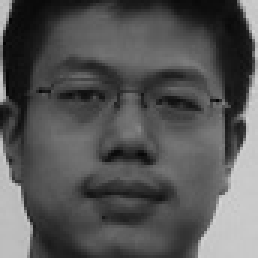
#> input picture My-Codes/face-recognition/Test/Detected/01_1.jpg, 86 x 86 px, found by its file name (shown 3 times larger); its folder holds 4 pictures in this run
$ jupyter execute --allow-errors Face-Recognition.ipynb   (shell and % lines are left out)
#> lines starting #> are read from the running program, lines starting #| are printed output that depends on the picture
[cell 1]
import cv2
import numpy as np
import random
from scipy.linalg import eigh
from scipy.spatial import distance
import os
import pandas as pd
import matplotlib.pyplot as plt
import matplotlib.image as mpimg
from collections import Counter

# FUNCTIONS

[cell 2]
def read_img(path):
    directory = os.path.abspath(path)
    img_names = np.array(os.listdir(directory))
    M = len(img_names)
    X, Y = 100, 100

    images = np.zeros((X*Y,M))

    for i,img in zip(range(M),img_names):
        temp = mpimg.imread(path + img)
        temp = cv2.resize(temp,(X,Y),cv2.INTER_AREA)
        if len(temp.shape) > 2:
            temp = np.dot(temp[...,:3], [0.299, 0.587, 0.144])
        images[:,i] = temp.flatten()

    return images, img_names

def face_rec(images,k):
    N = images.shape[0]
    M = images.shape[1]
    A = np.zeros((N,M))

    mean_face = np.sum(images,axis=1)/M

    for i in range(M):
        A[:,i] = images[:,i] - mean_face

    lam, v = np.linalg.eig(np.cov(train.T))
    idx = np.argsort(lam)
    idx = idx[len(idx) - k:len(idx)]
    v = v[:,idx]

    u = A @ v

    return A, u, mean_face

def weights(A,u):
    if len(A.shape) > 1:
        N = A.shape[0]
        train_len = A.shape[1]
        w, proj = np.zeros((k,train_len)), np.zeros((N,train_len))
        for i in range(train_len):
            w[:,i] = u.T @ A[:,i]
            proj[:,i] = (u @ w[:,i])

        return w, proj

    else:
        w = u.T @ A
        proj = (u @ w)
        return w, proj

## Detection

[cell 3]
path = '/home/karthick/PRML/Face-Detection/wash/Detected/'
directory = os.path.abspath(path)
img_names = np.array(os.listdir(directory))
M = len(img_names)


cascPath = "haarcascade_frontalface_default.xml"
faceCascade = cv2.CascadeClassifier(cascPath)

figure_size = 9

for i,img in zip(range(M),img_names):
    im = mpimg.imread(path + img)
#> im is the input picture: shape (86, 86); min 3, max 213, mean 85.4

    faces = faceCascade.detectMultiScale(im, scaleFactor=1.2, minNeighbors=5)
#> faces = [[7, 5, 71, 71]]

    for (x, y, w, h) in faces:
        roi_color = im[y:y + h, x:x + w]
        cv2.imwrite('/home/karthick/PRML/Face-Detection/wash/test/' + img, roi_color)
#> this loop made 1 pass
#> pass 1, `roi_color = im[y:y + h, x:x + w]`:
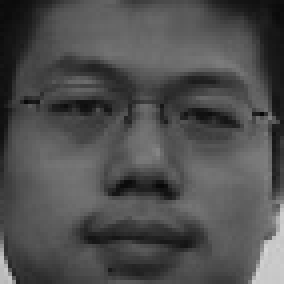
#> roi_color: shape (71, 71) (shown 4 times larger); min 7, max 213, mean 78.6
#> pass 2 of the loop `for i,img in zip(range(M),img_names):`:
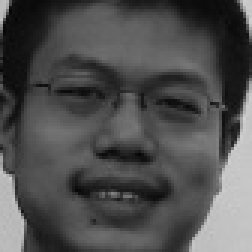
#> input picture My-Codes/face-recognition/Test/Detected/01_2.jpg, 84 x 84 px, found by its file name (shown 3 times larger)
#> im is the input picture: shape (84, 84); min 6, max 209, mean 79.4
#> the loop `for (x, y, w, h) in faces:` made 1 pass
#> pass 1, `roi_color = im[y:y + h, x:x + w]`:
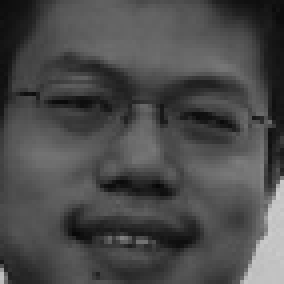
#> roi_color: shape (71, 71) (shown 4 times larger); min 6, max 205, mean 74.9
#> pass 3 of the loop `for i,img in zip(range(M),img_names):`:
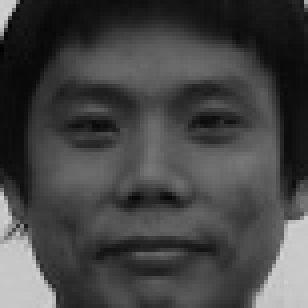
#> input picture My-Codes/face-recognition/Test/Detected/02_1.jpg, 77 x 77 px, found by its file name (shown 4 times larger)
#> im is the input picture: shape (77, 77); min 1, max 210, mean 68.8
#> faces = [[5, 4, 67, 67]]
#> the loop `for (x, y, w, h) in faces:` made 1 pass
#> pass 1, `roi_color = im[y:y + h, x:x + w]`:
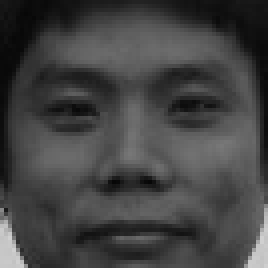
#> roi_color: shape (67, 67) (shown 4 times larger); min 7, max 208, mean 66.9
#> the loop made 4 passes; the first 3 are shown
